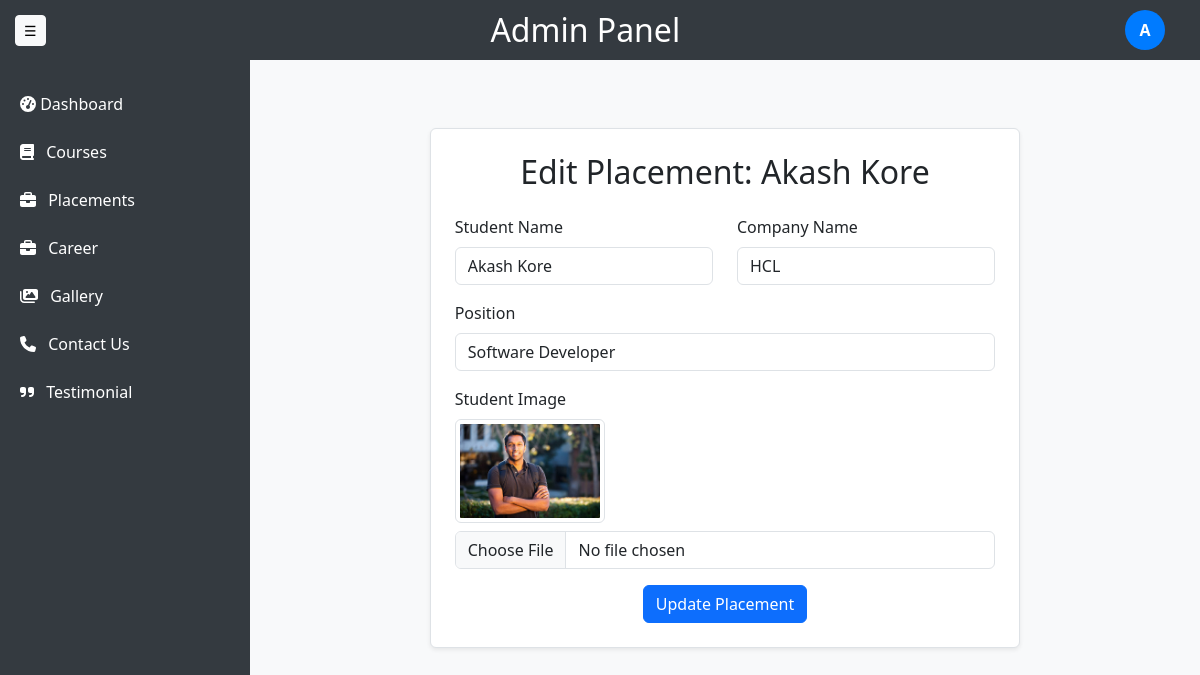
Page /customadmin/placements/edit/1/ (signed in) on the committed database.
### customadmin/models.py (models this page shows, shortened)
class Placement(models.Model):
    student_name = models.CharField(max_length=100)
    company_name = models.CharField(max_length=100)
    position = models.CharField(max_length=100)
    image = models.ImageField(upload_to='placement/students/', blank=True, null=True)

### customadmin/views.py (the view)
# urls.py: path('placements/edit/<int:id>/', edit_placement, name='edit_placement'),
@login_required
def edit_placement(request, id):
    placement = get_object_or_404(Placement, id=id)
    if request.method == 'POST':
        form = PlacementForm(request.POST, request.FILES, instance=placement)
        if form.is_valid():
            form.save()
            messages.success(request, "Placement updated successfully.")
            return redirect('placement_list')
    else:
        form = PlacementForm(instance=placement)
    return render(request, 'customadmin/placement/edit.html', {'form': form, 'placement': placement})

### customadmin/forms.py
class PlacementForm(forms.ModelForm):
    class Meta:
        model = Placement
        fields = ['student_name', 'company_name', 'position', 'image']

### customadmin/templates/customadmin/placement/edit.html (shortened to what this page needs)
{% extends 'adminbase.html' %}
{% block content %}
<div class="container my-5 d-flex justify-content-center">
    <div class="col-md-8 p-4 border rounded shadow-sm bg-white">
        <h2 class="text-center mb-4">Edit Placement: {{ placement.student_name }}</h2>
        <form method="POST" enctype="multipart/form-data">
            <div class="row">
                <div class="col-md-6 mb-3">
                    <label for="{{ form.student_name.id_for_label }}" class="form-label">Student Name</label>
                    <input type="text" name="student_name" class="form-control" id="{{ form.student_name.id_for_label }}" value="{{ form.student_name.value }}">
                </div>
                <div class="col-md-6 mb-3">
                    <label for="{{ form.company_name.id_for_label }}" class="form-label">Company Name</label>
                    <input type="text" name="company_name" class="form-control" id="{{ form.company_name.id_for_label }}" value="{{ form.company_name.value }}">
                </div>
            </div>
            <div class="form-group mb-3">
                <label for="{{ form.position.id_for_label }}" class="form-label">Position</label>
                <input type="text" name="position" class="form-control" id="{{ form.position.id_for_label }}" value="{{ form.position.value }}">
            </div>
            <div class="form-group mb-3">
                <label for="{{ form.image.id_for_label }}" class="form-label">Student Image</label>
                {% if placement.image %}
                    <div class="mb-2">
                        <img src="{{ placement.image.url }}" alt="Current Image" class="img-thumbnail" width="150">
                    </div>
                {% endif %}
                <input type="file" name="image" class="form-control" id="{{ form.image.id_for_label }}">
            </div>
            <div class="d-flex justify-content-center w-100 mt-3">
                <button type="submit" class="btn btn-primary">Update Placement</button>
            </div>
        </form>
    </div>
</div>
{% endblock %}

### customadmin/templates/adminbase.html (shortened to what this page needs)
<!DOCTYPE html>
{% load static %}
<html lang="en">
<head>
    <link rel="stylesheet" href="https://cdn.jsdelivr.net/npm/bootstrap@5.3.0/dist/css/bootstrap.min.css">
</head>
<body>
    <div class="topbar">
        <button class="btn btn-light btn-sm" id="toggleSidebar">☰</button>
        <h2>Admin Panel</h2>
        <div class="user-menu">
            <div class="user-icon" id="userIcon">
                {{ request.user.first_name|first|default:"A" }}
            </div>
        </div>
    </div>
    <div class="main-container">
        <div class="sidebar" id="sidebar">
            <a href="{% url 'customadmin_dashboard' %}">
                <i class="fas fa-tachometer-alt"></i> Dashboard
            </a>
            <a href="{% url 'course_list' %}">
                <i class="fas fa-book" style="margin-right: 8px;"></i> Courses
            </a>
            <a href="{% url 'placement_list' %}">
                <i class="fas fa-briefcase" style="margin-right: 8px;"></i> Placements
            </a>
            <a href="{% url 'job_list' %}">
                <i class="fas fa-briefcase" style="margin-right: 8px;"></i> Career
            </a>
            <a href="{% url 'gallery_list' %}">
                <i class="fas fa-images" style="margin-right: 8px;"></i> Gallery
            </a>
            <a href="{% url 'contact_list' %}">
                <i class="fas fa-phone" style="margin-right: 8px;"></i> Contact Us
            </a>
            <a href="{% url 'testimonial_list' %}">
                <i class="fas fa-quote-right" style="margin-right: 8px;"></i> Testimonial
            </a>
        </div>
        <div class="content">
            {% block content %}
            {% endblock %}
        </div>
    </div>
</body>
</html>

### customadmin/templates/adminbase.html (style rules this page uses)
body, html { height: 100vh; margin: 0; display: flex; flex-direction: column; overflow: hidden; }
.topbar { background: #343a40; color: white; padding: 15px; display: flex; align-items: center; justify-content: space-between; position: relative; height: 60px; }
.topbar h2 { margin: 0 auto; text-align: center; flex-grow: 1; }
.user-menu { position: relative; margin-right: 20px; }
.user-icon { width: 40px; height: 40px; background: #007bff; color: white; border-radius: 50%; display: flex; justify-content: center; align-items: center; cursor: pointer; font-weight: bold; }
.main-container { display: flex; flex: 1; height: calc(100vh - 60px); overflow: hidden; }
.sidebar { width: 250px; background: #343a40; color: white; padding-top: 20px; transition: 0.3s; flex-shrink: 0; height: 100%; }
.sidebar a { color: white; text-decoration: none; display: block; padding: 12px 20px; }
.content { flex-grow: 1; overflow-y: auto; padding: 20px; background: #f8f9fa; height: 100%; }

### rows in the picture
Placement: student_name "Akash Kore", company_name "HCL", position "Software Developer", image (picture)

### other values in the picture
{{ request.user.first_name|first|default:"A" }} "A"
